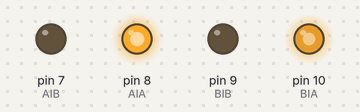
The sketch below on a simulated Arduino Uno, built with avr-gcc and run on an emulated ATmega328P. Shown: output pins drawn as LEDs (lit = HIGH).

Above: at 0.1 s.
At 6.1 s:
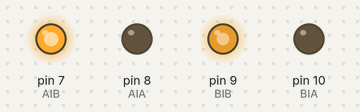
At 11.1 s:
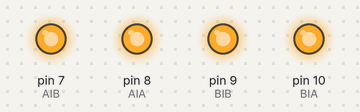
At 17.1 s:
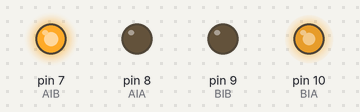
At 27.1 s:
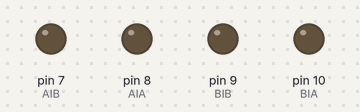
At 34.1 s:
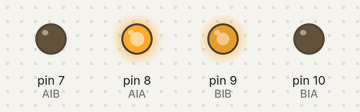
Timing chart, 0 to 40.0 s (numbered marks = the images above):
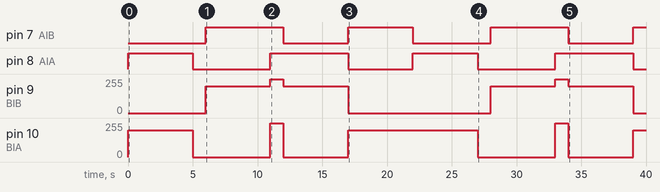

The sketch:

puente_h_v3.ino
```cpp
/*
 L9110 motor driver controlando 2 motores CC
 COPIAR Y PEGAR SOBRE EL SKETCH DE ARDUINO

  https://robots-argentina.com.ar/didactica/puente-h-placa-controladora-de-motores-l9110s/
*/

// const int AIA = 6;   // (pwm) pin 6 conectado a pin A-IA
// const int AIB = 5;   // (pwm) pin 5 conectado a pin A-IB
// const int BIA = 10;  // (pwm) pin 10 conectado a pin B-IA --> velodicdad
// const int BIB = 9;   // (pwm) pin 9 conectado a pin B-IB  --> direccion

const int AIA = 8;   // (pwm) pin 6 conectado a pin A-IA
const int AIB = 7;   // (pwm) pin 5 conectado a pin A-IB
const int BIA = 10;  // (pwm) pin 10 conectado a pin B-IA --> velodicdad
const int BIB = 9;   // (pwm) pin 9 conectado a pin B-IB  --> direccion

byte speed = 200;
// cambie este valor (100 a 255) para controlar
// la speed de los motores

void setup() {
  pinMode(AIA, OUTPUT);  // fijar los pines como salidas
  pinMode(AIB, OUTPUT);
  pinMode(BIA, OUTPUT);
  pinMode(BIB, OUTPUT);
}

void loop() {
  forward();
  delay(5000);
  softStop();
  delay(1000);
  backward();
  delay(5000);
  hardStop();
  delay(1000);
  left();
  delay(5000);
  right();
  delay(5000);
}

// FORWARD
void backward() {
  analogWrite(AIA, 0);
  analogWrite(AIB, speed);
  analogWrite(BIA, 0);
  analogWrite(BIB, speed);
}

void forward() {
  analogWrite(AIA, speed);
  analogWrite(AIB, 0);
  analogWrite(BIA, speed);
  analogWrite(BIB, 0);
}

void left() {
  analogWrite(AIA, speed);
  analogWrite(AIB, 0);
  analogWrite(BIA, 0);
  analogWrite(BIB, speed);
}

void right() {
  analogWrite(AIA, 0);
  analogWrite(AIB, speed);
  analogWrite(BIA, speed);
  analogWrite(BIB, 0);
}

void softStop() {
  digitalWrite(AIA, LOW);
  digitalWrite(AIB, LOW);

  digitalWrite(BIB, LOW);
  digitalWrite(BIA, LOW);
}

void hardStop() {
  digitalWrite(AIA, HIGH);
  digitalWrite(AIB, HIGH);

  digitalWrite(BIB, HIGH);
  digitalWrite(BIA, HIGH);
}
```

Measured:
- by itself, pin 7 (AIB): goes HIGH 6.0 s, LOW 5.0 s, HIGH 5.0 s, LOW 6.0 s, HIGH 6.0 s, LOW 5.0 s, then HIGH
- by itself, pin 8 (AIA): LOW → HIGH at 0.00 s, → LOW 5.0 s later, → HIGH 6.0 s later, → LOW 6.0 s later, … (8 changes in this stretch)
- by itself, pin 9 (BIB): 0/255 → 200/255 at 6.0 s, → 255/255 5.0 s later, → 200/255 1.0 s later, → 0/255 5.0 s later, … (8 changes in this stretch)
- by itself, pin 10 (BIA): 0/255 → 200/255 at 0.00 s, → 0/255 5.0 s later, → 255/255 6.0 s later, → 0/255 1.0 s later, … (9 changes in this stretch)
